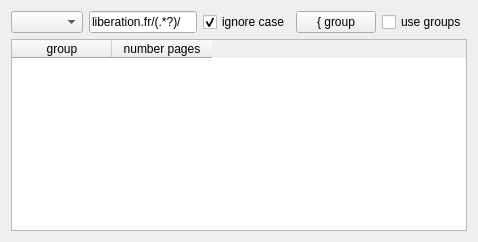
      <widget class="QWidget" name="groupsTab">
       <attribute name="title">
        <string>{ Groups</string>
       </attribute>
       <attribute name="toolTip">
        <string>grouping pages</string>
       </attribute>
       <layout class="QGridLayout" name="gridLayout_9">
        <item row="0" column="0">
         <widget class="QComboBox" name="groupComboBox"/>
        </item>
        <item row="0" column="1">
         <widget class="QLineEdit" name="groupLineEdit">
          <property name="toolTip">
           <string>regular expression for grouping</string>
          </property>
          <property name="text">
           <string notr="true">liberation.fr/(.*?)/</string>
          </property>
         </widget>
        </item>
        <item row="0" column="2">
         <widget class="QCheckBox" name="ignoreCaseCheckBox">
          <property name="text">
           <string>ignore case</string>
          </property>
          <property name="checked">
           <bool>true</bool>
          </property>
         </widget>
        </item>
        <item row="0" column="3">
         <widget class="QPushButton" name="groupPushButton">
          <property name="text">
           <string>{ group</string>
          </property>
         </widget>
        </item>
        <item row="0" column="4">
         <widget class="QCheckBox" name="useGroupsCheckBox">
          <property name="text">
           <string>use groups</string>
          </property>
         </widget>
        </item>
        <item row="1" column="0" colspan="5">
         <widget class="QTableWidget" name="groupTableWidget">
          <property name="sortingEnabled">
           <bool>true</bool>
          </property>
          <attribute name="horizontalHeaderShowSortIndicator" stdset="0">
           <bool>true</bool>
          </attribute>
          <column>
           <property name="text">
            <string>group</string>
           </property>
          </column>
          <column>
           <property name="text">
            <string>number pages</string>
           </property>
          </column>
         </widget>
        </item>
       </layout>
      </widget>
